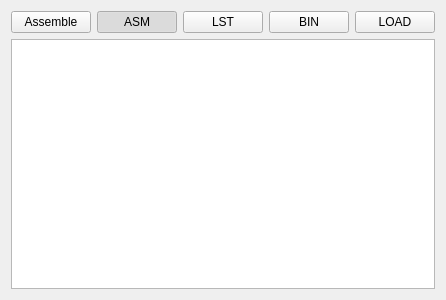
<?xml version="1.0" encoding="UTF-8"?>
<ui version="4.0">
 <class>ProgramEditorClass</class>
 <widget class="QWidget" name="ProgramEditorClass">
  <property name="geometry">
   <rect>
    <x>0</x>
    <y>0</y>
    <width>400</width>
    <height>300</height>
   </rect>
  </property>
  <property name="windowTitle">
   <string>ProgramEditor</string>
  </property>
  <layout class="QGridLayout" name="gridLayout">
   <item row="1" column="0" colspan="5">
    <widget class="QPlainTextEdit" name="plainTextEdit"/>
   </item>
   <item row="0" column="0">
    <widget class="QPushButton" name="pushButton">
     <property name="text">
      <string>Assemble</string>
     </property>
    </widget>
   </item>
   <item row="0" column="1">
    <widget class="QPushButton" name="pushButton_2">
     <property name="text">
      <string>ASM</string>
     </property>
     <property name="checkable">
      <bool>true</bool>
     </property>
     <property name="checked">
      <bool>true</bool>
     </property>
     <attribute name="buttonGroup">
      <string>buttonGroup</string>
     </attribute>
    </widget>
   </item>
   <item row="0" column="2">
    <widget class="QPushButton" name="pushButton_3">
     <property name="text">
      <string>LST</string>
     </property>
     <property name="checkable">
      <bool>true</bool>
     </property>
     <attribute name="buttonGroup">
      <string>buttonGroup</string>
     </attribute>
    </widget>
   </item>
   <item row="0" column="3">
    <widget class="QPushButton" name="pushButton_4">
     <property name="text">
      <string>BIN</string>
     </property>
     <property name="checkable">
      <bool>true</bool>
     </property>
     <attribute name="buttonGroup">
      <string>buttonGroup</string>
     </attribute>
    </widget>
   </item>
   <item row="0" column="4">
    <widget class="QPushButton" name="pushButton_5">
     <property name="text">
      <string>LOAD</string>
     </property>
    </widget>
   </item>
  </layout>
 </widget>
 <layoutdefault spacing="6" margin="11"/>
 <resources/>
 <connections/>
 <buttongroups>
  <buttongroup name="buttonGroup"/>
 </buttongroups>
</ui>
